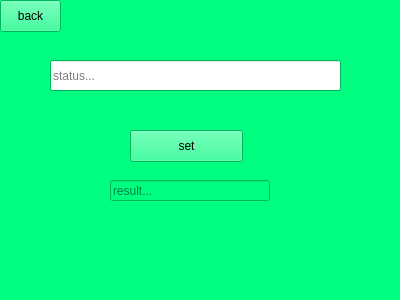
<?xml version="1.0" encoding="UTF-8"?>
<ui version="4.0">
 <class>Set_status_form</class>
 <widget class="QWidget" name="Set_status_form">
  <property name="geometry">
   <rect>
    <x>0</x>
    <y>0</y>
    <width>400</width>
    <height>300</height>
   </rect>
  </property>
  <property name="palette">
   <palette>
    <active>
     <colorrole role="WindowText">
      <brush brushstyle="SolidPattern">
       <color alpha="255">
        <red>0</red>
        <green>0</green>
        <blue>0</blue>
       </color>
      </brush>
     </colorrole>
     <colorrole role="Button">
      <brush brushstyle="SolidPattern">
       <color alpha="255">
        <red>0</red>
        <green>255</green>
        <blue>128</blue>
       </color>
      </brush>
     </colorrole>
     <colorrole role="Light">
      <brush brushstyle="SolidPattern">
       <color alpha="255">
        <red>127</red>
        <green>255</green>
        <blue>192</blue>
       </color>
      </brush>
     </colorrole>
     <colorrole role="Midlight">
      <brush brushstyle="SolidPattern">
       <color alpha="255">
        <red>63</red>
        <green>255</green>
        <blue>160</blue>
       </color>
      </brush>
     </colorrole>
     <colorrole role="Dark">
      <brush brushstyle="SolidPattern">
       <color alpha="255">
        <red>0</red>
        <green>127</green>
        <blue>64</blue>
       </color>
      </brush>
     </colorrole>
     <colorrole role="Mid">
      <brush brushstyle="SolidPattern">
       <color alpha="255">
        <red>0</red>
        <green>170</green>
        <blue>85</blue>
       </color>
      </brush>
     </colorrole>
     <colorrole role="Text">
      <brush brushstyle="SolidPattern">
       <color alpha="255">
        <red>0</red>
        <green>0</green>
        <blue>0</blue>
       </color>
      </brush>
     </colorrole>
     <colorrole role="BrightText">
      <brush brushstyle="SolidPattern">
       <color alpha="255">
        <red>255</red>
        <green>255</green>
        <blue>255</blue>
       </color>
      </brush>
     </colorrole>
     <colorrole role="ButtonText">
      <brush brushstyle="SolidPattern">
       <color alpha="255">
        <red>0</red>
        <green>0</green>
        <blue>0</blue>
       </color>
      </brush>
     </colorrole>
     <colorrole role="Base">
      <brush brushstyle="SolidPattern">
       <color alpha="255">
        <red>255</red>
        <green>255</green>
        <blue>255</blue>
       </color>
      </brush>
     </colorrole>
     <colorrole role="Window">
      <brush brushstyle="SolidPattern">
       <color alpha="255">
        <red>0</red>
        <green>255</green>
        <blue>128</blue>
       </color>
      </brush>
     </colorrole>
     <colorrole role="Shadow">
      <brush brushstyle="SolidPattern">
       <color alpha="255">
        <red>0</red>
        <green>0</green>
        <blue>0</blue>
       </color>
      </brush>
     </colorrole>
     <colorrole role="AlternateBase">
      <brush brushstyle="SolidPattern">
       <color alpha="255">
        <red>127</red>
        <green>255</green>
        <blue>191</blue>
       </color>
      </brush>
     </colorrole>
     <colorrole role="ToolTipBase">
      <brush brushstyle="SolidPattern">
       <color alpha="255">
        <red>255</red>
        <green>255</green>
        <blue>220</blue>
       </color>
      </brush>
     </colorrole>
     <colorrole role="ToolTipText">
      <brush brushstyle="SolidPattern">
       <color alpha="255">
        <red>0</red>
        <green>0</green>
        <blue>0</blue>
       </color>
      </brush>
     </colorrole>
    </active>
    <inactive>
     <colorrole role="WindowText">
      <brush brushstyle="SolidPattern">
       <color alpha="255">
        <red>0</red>
        <green>0</green>
        <blue>0</blue>
       </color>
      </brush>
     </colorrole>
     <colorrole role="Button">
      <brush brushstyle="SolidPattern">
       <color alpha="255">
        <red>0</red>
        <green>255</green>
        <blue>128</blue>
       </color>
      </brush>
     </colorrole>
     <colorrole role="Light">
      <brush brushstyle="SolidPattern">
       <color alpha="255">
        <red>127</red>
        <green>255</green>
        <blue>192</blue>
       </color>
      </brush>
     </colorrole>
     <colorrole role="Midlight">
      <brush brushstyle="SolidPattern">
       <color alpha="255">
        <red>63</red>
        <green>255</green>
        <blue>160</blue>
       </color>
      </brush>
     </colorrole>
     <colorrole role="Dark">
      <brush brushstyle="SolidPattern">
       <color alpha="255">
        <red>0</red>
        <green>127</green>
        <blue>64</blue>
       </color>
      </brush>
     </colorrole>
     <colorrole role="Mid">
      <brush brushstyle="SolidPattern">
       <color alpha="255">
        <red>0</red>
        <green>170</green>
        <blue>85</blue>
       </color>
      </brush>
     </colorrole>
     <colorrole role="Text">
      <brush brushstyle="SolidPattern">
       <color alpha="255">
        <red>0</red>
        <green>0</green>
        <blue>0</blue>
       </color>
      </brush>
     </colorrole>
     <colorrole role="BrightText">
      <brush brushstyle="SolidPattern">
       <color alpha="255">
        <red>255</red>
        <green>255</green>
        <blue>255</blue>
       </color>
      </brush>
     </colorrole>
     <colorrole role="ButtonText">
      <brush brushstyle="SolidPattern">
       <color alpha="255">
        <red>0</red>
        <green>0</green>
        <blue>0</blue>
       </color>
      </brush>
     </colorrole>
     <colorrole role="Base">
      <brush brushstyle="SolidPattern">
       <color alpha="255">
        <red>255</red>
        <green>255</green>
        <blue>255</blue>
       </color>
      </brush>
     </colorrole>
     <colorrole role="Window">
      <brush brushstyle="SolidPattern">
       <color alpha="255">
        <red>0</red>
        <green>255</green>
        <blue>128</blue>
       </color>
      </brush>
     </colorrole>
     <colorrole role="Shadow">
      <brush brushstyle="SolidPattern">
       <color alpha="255">
        <red>0</red>
        <green>0</green>
        <blue>0</blue>
       </color>
      </brush>
     </colorrole>
     <colorrole role="AlternateBase">
      <brush brushstyle="SolidPattern">
       <color alpha="255">
        <red>127</red>
        <green>255</green>
        <blue>191</blue>
       </color>
      </brush>
     </colorrole>
     <colorrole role="ToolTipBase">
      <brush brushstyle="SolidPattern">
       <color alpha="255">
        <red>255</red>
        <green>255</green>
        <blue>220</blue>
       </color>
      </brush>
     </colorrole>
     <colorrole role="ToolTipText">
      <brush brushstyle="SolidPattern">
       <color alpha="255">
        <red>0</red>
        <green>0</green>
        <blue>0</blue>
       </color>
      </brush>
     </colorrole>
    </inactive>
    <disabled>
     <colorrole role="WindowText">
      <brush brushstyle="SolidPattern">
       <color alpha="255">
        <red>0</red>
        <green>127</green>
        <blue>64</blue>
       </color>
      </brush>
     </colorrole>
     <colorrole role="Button">
      <brush brushstyle="SolidPattern">
       <color alpha="255">
        <red>0</red>
        <green>255</green>
        <blue>128</blue>
       </color>
      </brush>
     </colorrole>
     <colorrole role="Light">
      <brush brushstyle="SolidPattern">
       <color alpha="255">
        <red>127</red>
        <green>255</green>
        <blue>192</blue>
       </color>
      </brush>
     </colorrole>
     <colorrole role="Midlight">
      <brush brushstyle="SolidPattern">
       <color alpha="255">
        <red>63</red>
        <green>255</green>
        <blue>160</blue>
       </color>
      </brush>
     </colorrole>
     <colorrole role="Dark">
      <brush brushstyle="SolidPattern">
       <color alpha="255">
        <red>0</red>
        <green>127</green>
        <blue>64</blue>
       </color>
      </brush>
     </colorrole>
     <colorrole role="Mid">
      <brush brushstyle="SolidPattern">
       <color alpha="255">
        <red>0</red>
        <green>170</green>
        <blue>85</blue>
       </color>
      </brush>
     </colorrole>
     <colorrole role="Text">
      <brush brushstyle="SolidPattern">
       <color alpha="255">
        <red>0</red>
        <green>127</green>
        <blue>64</blue>
       </color>
      </brush>
     </colorrole>
     <colorrole role="BrightText">
      <brush brushstyle="SolidPattern">
       <color alpha="255">
        <red>255</red>
        <green>255</green>
        <blue>255</blue>
       </color>
      </brush>
     </colorrole>
     <colorrole role="ButtonText">
      <brush brushstyle="SolidPattern">
       <color alpha="255">
        <red>0</red>
        <green>127</green>
        <blue>64</blue>
       </color>
      </brush>
     </colorrole>
     <colorrole role="Base">
      <brush brushstyle="SolidPattern">
       <color alpha="255">
        <red>0</red>
        <green>255</green>
        <blue>128</blue>
       </color>
      </brush>
     </colorrole>
     <colorrole role="Window">
      <brush brushstyle="SolidPattern">
       <color alpha="255">
        <red>0</red>
        <green>255</green>
        <blue>128</blue>
       </color>
      </brush>
     </colorrole>
     <colorrole role="Shadow">
      <brush brushstyle="SolidPattern">
       <color alpha="255">
        <red>0</red>
        <green>0</green>
        <blue>0</blue>
       </color>
      </brush>
     </colorrole>
     <colorrole role="AlternateBase">
      <brush brushstyle="SolidPattern">
       <color alpha="255">
        <red>0</red>
        <green>255</green>
        <blue>128</blue>
       </color>
      </brush>
     </colorrole>
     <colorrole role="ToolTipBase">
      <brush brushstyle="SolidPattern">
       <color alpha="255">
        <red>255</red>
        <green>255</green>
        <blue>220</blue>
       </color>
      </brush>
     </colorrole>
     <colorrole role="ToolTipText">
      <brush brushstyle="SolidPattern">
       <color alpha="255">
        <red>0</red>
        <green>0</green>
        <blue>0</blue>
       </color>
      </brush>
     </colorrole>
    </disabled>
   </palette>
  </property>
  <property name="windowTitle">
   <string>Form</string>
  </property>
  <widget class="QPushButton" name="back_button">
   <property name="geometry">
    <rect>
     <x>0</x>
     <y>0</y>
     <width>61</width>
     <height>32</height>
    </rect>
   </property>
   <property name="text">
    <string>back</string>
   </property>
  </widget>
  <widget class="QLineEdit" name="status_line">
   <property name="geometry">
    <rect>
     <x>50</x>
     <y>60</y>
     <width>291</width>
     <height>31</height>
    </rect>
   </property>
   <property name="placeholderText">
    <string>status...</string>
   </property>
  </widget>
  <widget class="QPushButton" name="set_button">
   <property name="geometry">
    <rect>
     <x>130</x>
     <y>130</y>
     <width>113</width>
     <height>32</height>
    </rect>
   </property>
   <property name="text">
    <string>set</string>
   </property>
  </widget>
  <widget class="QLineEdit" name="result_line">
   <property name="enabled">
    <bool>false</bool>
   </property>
   <property name="geometry">
    <rect>
     <x>110</x>
     <y>180</y>
     <width>160</width>
     <height>21</height>
    </rect>
   </property>
   <property name="placeholderText">
    <string>result...</string>
   </property>
  </widget>
 </widget>
 <resources/>
 <connections/>
</ui>
